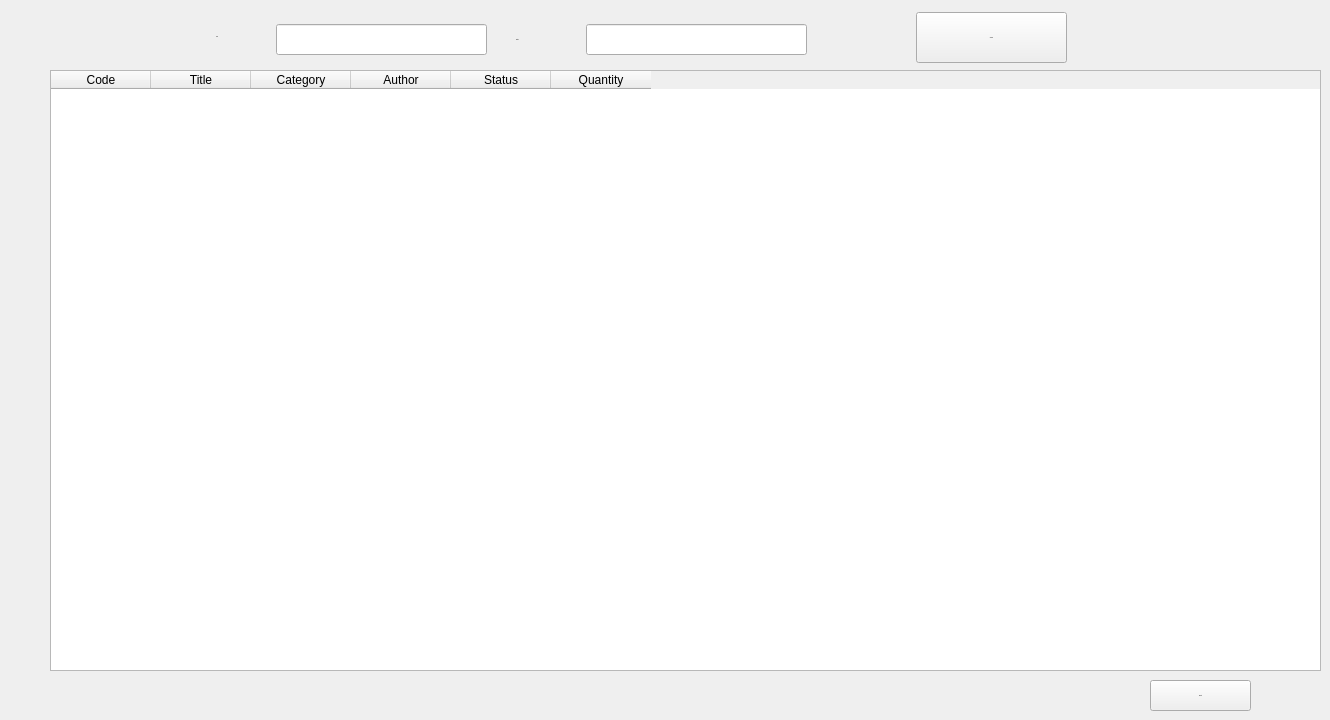
      <widget class="QWidget" name="reportmonthlyyear_line">
       <widget class="QLabel" name="label_81">
        <property name="geometry">
         <rect>
          <x>216</x>
          <y>27</y>
          <width>61</width>
          <height>20</height>
         </rect>
        </property>
        <property name="font">
         <font>
          <pointsize>-1</pointsize>
         </font>
        </property>
        <property name="text">
         <string>Year</string>
        </property>
       </widget>
       <widget class="QLabel" name="label_80">
        <property name="geometry">
         <rect>
          <x>516</x>
          <y>24</y>
          <width>47</width>
          <height>31</height>
         </rect>
        </property>
        <property name="font">
         <font>
          <pointsize>-1</pointsize>
         </font>
        </property>
        <property name="text">
         <string>Month</string>
        </property>
       </widget>
       <widget class="QTableWidget" name="reportmonthlyall_table">
        <property name="geometry">
         <rect>
          <x>50</x>
          <y>70</y>
          <width>1271</width>
          <height>601</height>
         </rect>
        </property>
        <column>
         <property name="text">
          <string>Code</string>
         </property>
        </column>
        <column>
         <property name="text">
          <string>Title</string>
         </property>
        </column>
        <column>
         <property name="text">
          <string>Category</string>
         </property>
        </column>
        <column>
         <property name="text">
          <string>Author</string>
         </property>
        </column>
        <column>
         <property name="text">
          <string>Status</string>
         </property>
        </column>
        <column>
         <property name="text">
          <string>Quantity</string>
         </property>
        </column>
       </widget>
       <widget class="QLineEdit" name="lineEdit_75">
        <property name="geometry">
         <rect>
          <x>276</x>
          <y>24</y>
          <width>211</width>
          <height>31</height>
         </rect>
        </property>
        <property name="font">
         <font>
          <pointsize>-1</pointsize>
         </font>
        </property>
       </widget>
       <widget class="QLineEdit" name="reportmonthlymonth_line">
        <property name="geometry">
         <rect>
          <x>586</x>
          <y>24</y>
          <width>221</width>
          <height>31</height>
         </rect>
        </property>
        <property name="font">
         <font>
          <pointsize>-1</pointsize>
         </font>
        </property>
       </widget>
       <widget class="QPushButton" name="reportmonthlysearch_btn">
        <property name="geometry">
         <rect>
          <x>916</x>
          <y>12</y>
          <width>151</width>
          <height>51</height>
         </rect>
        </property>
        <property name="font">
         <font>
          <pointsize>-1</pointsize>
         </font>
        </property>
        <property name="cursor">
         <cursorShape>PointingHandCursor</cursorShape>
        </property>
        <property name="text">
         <string>Search</string>
        </property>
        <property name="icon">
         <iconset resource="file.qrc">
          <normaloff>:/photos/loupe.png</normaloff>:/photos/loupe.png</iconset>
        </property>
        <property name="iconSize">
         <size>
          <width>30</width>
          <height>30</height>
         </size>
        </property>
       </widget>
       <widget class="QPushButton" name="reportmonthlyexport_btn">
        <property name="geometry">
         <rect>
          <x>1150</x>
          <y>680</y>
          <width>101</width>
          <height>31</height>
         </rect>
        </property>
        <property name="font">
         <font>
          <pointsize>-1</pointsize>
         </font>
        </property>
        <property name="cursor">
         <cursorShape>PointingHandCursor</cursorShape>
        </property>
        <property name="text">
         <string>Export</string>
        </property>
       </widget>
      </widget>
